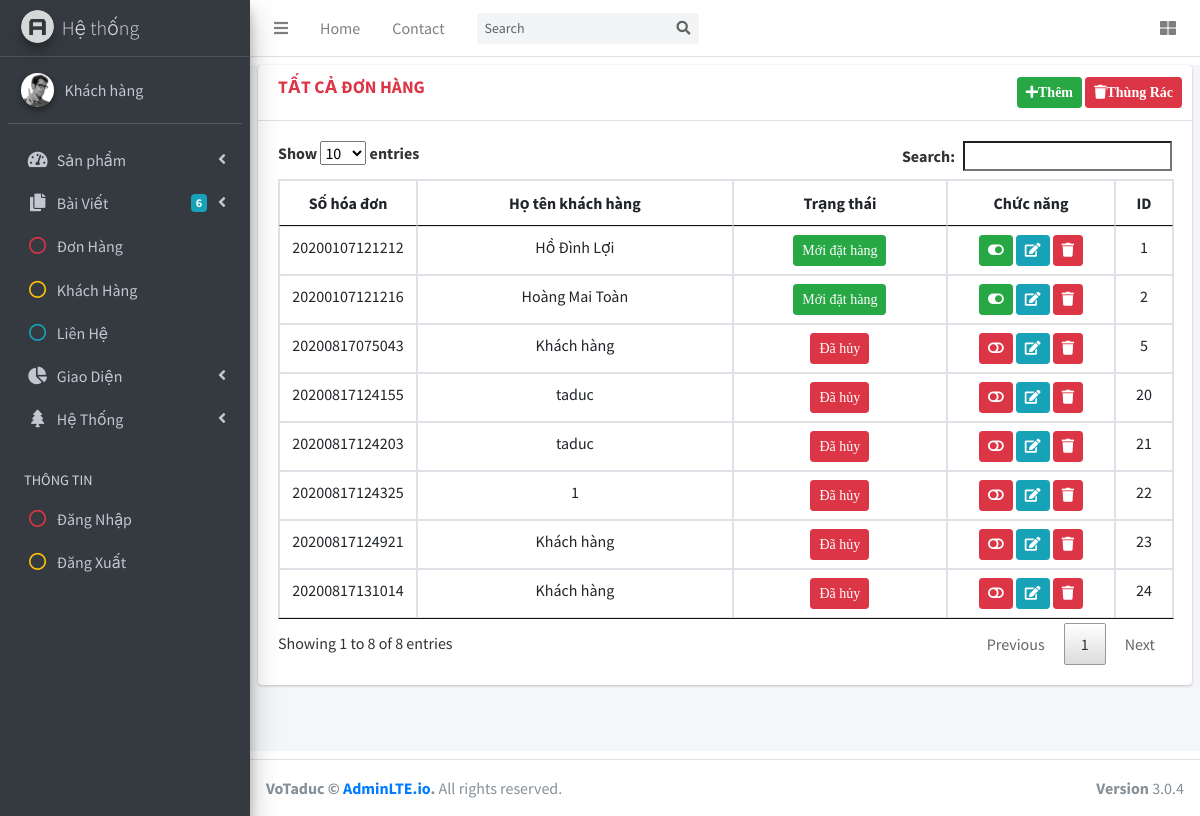
Page /admin/index.php?option=order (signed in) on the committed database.
### tables this page shows
CREATE TABLE `vtd_order` (
  `id` int(10) UNSIGNED NOT NULL COMMENT 'Mã đơn hàng',
  `code` varchar(20) NOT NULL COMMENT 'Code đơn hàng',
  `userid` int(11) NOT NULL COMMENT 'Mã khách hàng',
  `createdate` timestamp NOT NULL DEFAULT current_timestamp() COMMENT 'Ngày tạo',
  `exportdate` timestamp NOT NULL DEFAULT current_timestamp() COMMENT 'Ngày xuất',
  `deliveryaddress` varchar(255) NOT NULL COMMENT 'Địa chỉ người nhận',
  `deliveryname` varchar(100) NOT NULL COMMENT 'Tên người nhận',
  `deliveryphone` varchar(120) NOT NULL COMMENT 'Điện thoại người nhận',
  `deliveryemail` varchar(120) NOT NULL COMMENT 'Email ngươig nhận',
  `updated_at` timestamp NULL DEFAULT current_timestamp() COMMENT 'Ngày cập nhật',
  `updated_by` tinyint(3) UNSIGNED DEFAULT NULL COMMENT 'Người cập nhật',
  `status` tinyint(3) UNSIGNED NOT NULL COMMENT 'Trạng thái'
);

### system/load.php (called while the page is built, shortened)
<?php
function loadPage($page='site')
{
    $view = 'views/';
    if($page=='site')
    {
        if(isset($_REQUEST['option']))
        {
            $view .=$_REQUEST['option'];
            if(isset($_REQUEST['id']))
            {
            $view .= '-detail.php';
            }
            else
            {
                if (isset($_REQUEST['cat']))
                {
                    $view.='-category.php';
                }else{
                    $view .='.php';
                }
            }
        }else{
            $view .='home.php';
        }
    }
        else{
           if(isset($_REQUEST['option']))
           {
            $view .= $_REQUEST['option']. '/';
            if(isset($_REQUEST['cat']))
            {
                $view .= $_REQUEST['cat'] .'.php.';
            }
            else
            {
                $view .= 'index.php';
            }
           }
           else
           {
                $view .= 'dashboard/index.php';
           }
        }
                require_once $view;
}
 function loadModel($name)
 {
     $name= ucfirst(strtolower($name));
     $pathModel ="models/".$name.".php";
     if (!file_exists($pathModel))
     {
         $pathModel="../models/".$name.".php";
     }
     return new $name;
 }
 ?>

### admin/index.php (called while the page is built, shortened)
<?php
require_once('../system/load.php');
require_once('../system/Database.php');
loadPage('admin');

### system/Database.php (called while the page is built, shortened)
<?php
class Database extends Config
{
    private $conn = NUll;
    public function __construct()
    {
        $this->conn = new mysqli($this->host, $this->user, $this->pass, $this->db);
    }
    protected function TableName($name)
    {
        return $this->dbfrix . $name;
    }
    protected function getList($sql)
    {
        $result = $this->conn->query($sql);
        $data = array();
        while ($row = $result->fetch_assoc()) {
            $data[] = $row;
        }
        return $data;
    }
}
?>

### models/Order.php (called while the page is built, shortened)
<?php
class Order extends Database
{
    public function __construct()
    {
        $this->table = $this->TableName('order');
    }
    function order_list($args = [])
    {
        $strWhere = "";
        $strSort = "";
        $strLimit = "";
        if ($args != null) {
            if (array_key_exists('status', $args)) {
                if ($args['status'] == 'index') {
                    $strWhere .= "status!='0'";
                } else {
                    if ($args['status'] == 'trash') {
                        $strWhere .= "status='0'";
                    } else {
                        $strWhere .= "status='" . $args['status'] . "'";
                    }
                }
            }
        }
        if ($strWhere != "") {
            $strWhere = " WHERE $strWhere";
        }
        $sql = "SELECT * FROM $this->table $strWhere $strSort $strLimit";
        return $this->getList($sql);
    }
}

### admin/views/order/index.php (the view, shortened to what this page needs)
<?php
$order = loadModel('order');
$list = $order->order_list(['status'=>'index']);
?>
<?php require_once('views/header.php'); ?>
<div class="content-wrapper my-2">
    <section class="content">
        <div class="card">
            <div class="card-header">
                <h3 class="card-title">
                    <strong class='text-danger '>TẤT CẢ ĐƠN HÀNG </strong></h3>
                    <div class="card-tools">
           <a class="btn btn-sm btn-success"href="index.php?option=order&cat=insert"><i class="fas fa-plus">Thêm</i></a>
           <a class="btn btn-sm btn-danger"href="index.php?option=order&cat=trash"><i class="fas fa-trash">Thùng Rác</i></a>
          </div>
            </div>
            <div class="card-body">
                <table class="table  table-bordered" id="myTable">
                    <thead class="thead-info">
                        <tr style="text-align:center">
                            <th style="width:100px;">Số hóa đơn</th>
                            <th>Họ tên khách hàng</th>
                            <th>Trạng thái</th>
                            <th style="width:130px;">Chức năng</th>
                            <th style="width:20px;">ID</th>
                        </tr>
                    </thead>
                    <tbody class="">
                        <?php foreach ($list as $row) : ?>
                        <tr style="text-align:center ">
                            <td>
                                <?php echo $row['code']; ?>
                            </td>
                            <td>
                                <?php echo $row['deliveryname']; ?>
                            </td>
                            <td>
<?php if ($row['status'] == 1) : ?>
<a href="index.php?option=order&cat=status&id=<?php echo $row['id']; ?>"
    class="btn btn-sm btn-success"><i class="far ">Mới đặt hàng</i></i></a>
<?php else : ?>
<a href="index.php?option=order&cat=status&id=<?php echo $row['id']; ?>"
    class="btn btn-sm btn-danger"><i class="far ">Đã hủy</i></a>
<?php endif; ?>
</td>
                            <td class="text-center">
                  <?php if($row['status']==1):?>
                  <a class="btn btn-sm btn-success" href="index.php?option=order&cat=status&id=<?php echo $row['id']; ?>"><i class="fas fa-toggle-on"></i></a>
                  <?php else:?>
                    <a class="btn btn-sm btn-danger" href="index.php?option=order&cat=status&id=<?php echo $row['id']; ?>"><i class="fas fa-toggle-off"></i></a>
                  <?php endif;?>
                  <a class="btn btn-sm btn-info" href="index.php?option=order&cat=update&id=<?php echo $row['id']; ?>"><i class="fas fa-edit"></i></a>
                  <a class="btn btn-sm btn-danger" href="index.php?option=order&cat=deltrash&id=<?php echo $row['id']; ?>"><i class="fas fa-trash"></i></a>
                </td>
                <td class="text-center"><?php echo $row['id']; ?></td>
                        </tr>
                        <?php endforeach; ?>
                    </tbody>
                </table>
            </div>
        </div>
    </section>
</div>
<?php require_once('views/footer.php'); ?>

### rows in the picture
vtd_order: code "20200107121212", deliveryname "Hồ Đình Lợi", id "1"
vtd_order: code "20200107121216", deliveryname "Hoàng Mai Toàn", id "2"
vtd_order: code "20200817075043", deliveryname "Khách hàng", id "5"
vtd_order: code "20200817124155", deliveryname "taduc", id "20"
vtd_order: code "20200817124203", deliveryname "taduc", id "21"
vtd_order: code "20200817124325", deliveryname "1", id "22"
vtd_order: code "20200817124921", deliveryname "Khách hàng", id "23"
vtd_order: code "20200817131014", deliveryname "Khách hàng", id "24"

### other values in the picture
$_SESSION['fullname'] "Khách hàng"
